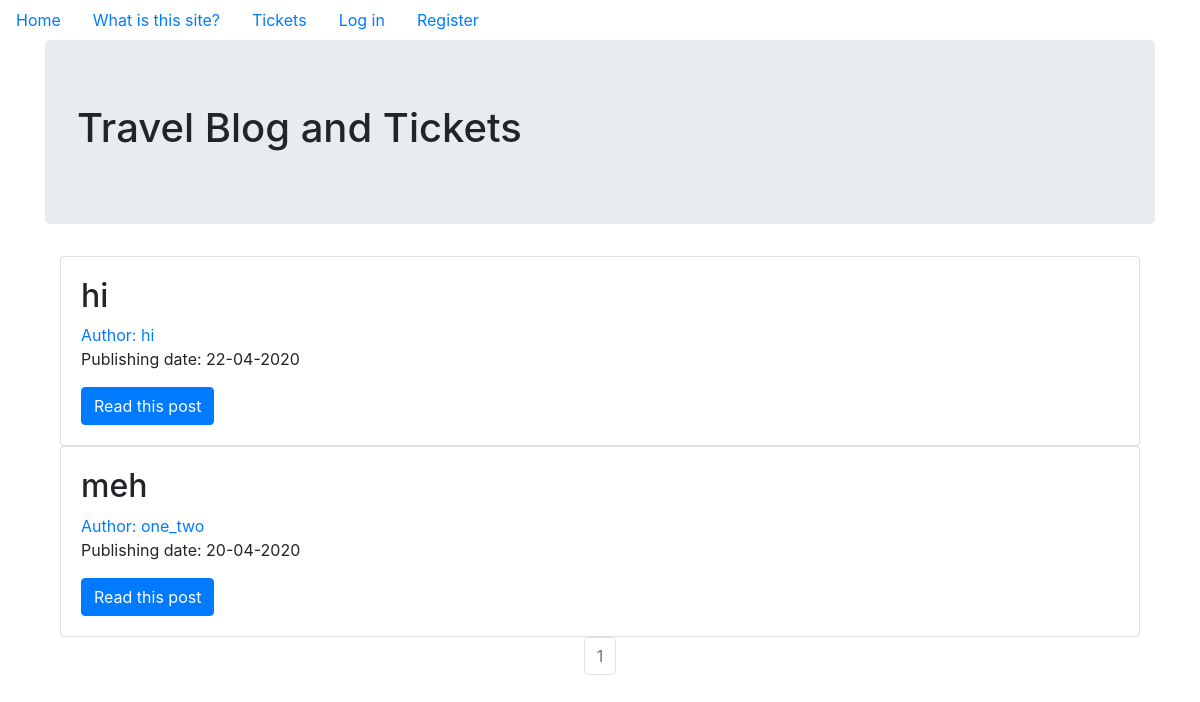
Before: / with the older database file.
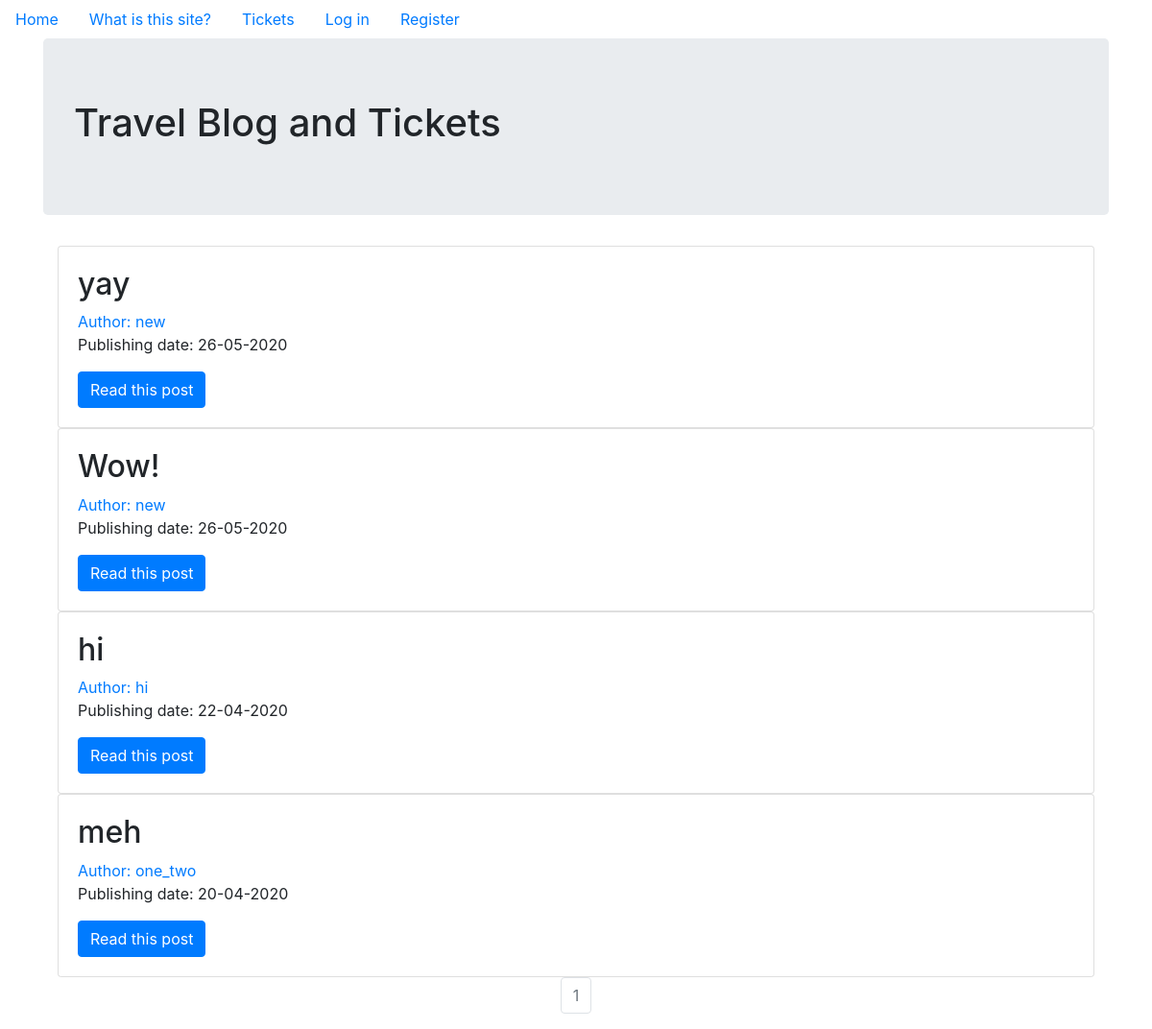
After: the same page with the newer database file.
### blog/models.py (models this page shows, shortened)
class Post(db.Model):
    users = db.relationship(User)
    id = db.Column(db.Integer, primary_key=True)
    user_id = db.Column(db.Integer, db.ForeignKey('users.id'), nullable=False)
    date = db.Column(db.DateTime, nullable=False, default=datetime.utcnow)
    title = db.Column(db.String(128), nullable=False)
    text = db.Column(db.Text, nullable=False)

class User(db.Model, UserMixin):
    __tablename__ = 'users'
    id = db.Column(db.Integer, primary_key=True)
    profile_image = db.Column(db.String(64), nullable=False, default='default2.png')
    email = db.Column(db.String(64), unique=True, index=True)
    username = db.Column(db.String(64), unique=True, index=True)
    password_hash = db.Column(db.String(128))
    posts = db.relationship('Post', backref='author', lazy=True)
    tickets = db.relationship('Ticket', backref='consumer', lazy=True)

### blog/core/views.py (the view)
@core.route('/')
def index():
    page = request.args.get('page', 1, type=int)
    posts = Post.query.order_by(Post.date.desc()).paginate(page=page, per_page=7)
    return render_template('index.html', posts=posts)

### blog/templates/index.html
{% extends "base.html" %}
{% block content %}
    <div class="jumbotron">
        <h1>Travel Blog and Tickets</h1>
    </div>
    <div class="container">
        {% for post in posts.items %}
        <div class="card">
            <div class="card-body">
                <h2> <a class="card-title" href="{{url_for('posts.read_post', post_id = post.id)}}"></a>{{post.title}}</h2>
                <a href="{{url_for('users.user_posts', username=post.author.username)}}">Author: {{ post.author.username }}</a>
                <p>Publishing date: {{post.date.strftime('%d-%m-%Y')}}</p>
                <a class = 'btn btn-primary' href="{{url_for('posts.read_post', post_id = post.id)}}"> Read this post </a>
            </div>
        </div>
        {% endfor %}
    </div>
<nav aria-label="Page Navigation">
    <ul class="pagination justify-content-center">
        {% for page_num in posts.iter_pages(left_edge=1, right_edge=1, left_current=1, right_current=2) %}
            {% if posts.page == page_num %}
            <li class="page-item disabled">
                <a class="page-link" href="{{url_for('core.index', page=page_num)}}">{{page_num}}</a>
            </li>
            {% else %}
            <li class="page-item">
                <a class="page-link" href="{{url_for('core.index', page=page_num)}}">{{page_num}}</a>
            </li>
            {% endif %}
        {% endfor %}
    </ul>
</nav>
{% endblock %}

### blog/templates/base.html (shortened to what this page needs)
<!DOCTYPE html>
<html lang="en">
<head>
    <link rel="stylesheet" href="https://stackpath.bootstrapcdn.com/bootstrap/4.5.0/css/bootstrap.min.css">
</head>
<body>
<ul class = 'nav'>
    <li class="nav-link">
        <a href="{{url_for('core.index')}}">Home</a>
    </li>
    <li class="nav-link">
        <a href="{{url_for('core.information')}}">What is this site?</a>
    </li>
    <li class="nav-link">
        <a href="{{url_for('tickets.ticket')}}">Tickets</a>
    </li>
    {% if current_user.is_authenticated %}
    <li class="nav-link">
        <a href="{{url_for('users.logout')}}">Log out</a>
    </li>
    <li class="nav-link">
        <a href="{{url_for('users.account')}}">My page</a>
    </li>
    <li class="nav-link">
        <a href="{{url_for('users.my_info')}}">My stuff</a>
    </li>
    <li class="nav-link">
        <a href="{{url_for('posts.create')}}">Post something</a>
    </li>
    {% else %}
    <li class="nav-link">
        <a href="{{url_for('users.login')}}">Log in</a>
    </li>
    <li class="nav-link">
        <a href="{{url_for('users.register')}}">Register</a>
    </li>
    {% endif %}
</ul>
<div class="container">
    {% block content %}
    {% endblock %}
</div>
</body>
</html>

Changed rows visible on the page:
added Post: title "yay", author.username "new", date "26-05-2020"
added Post: title "Wow!", author.username "new", date "26-05-2020"
